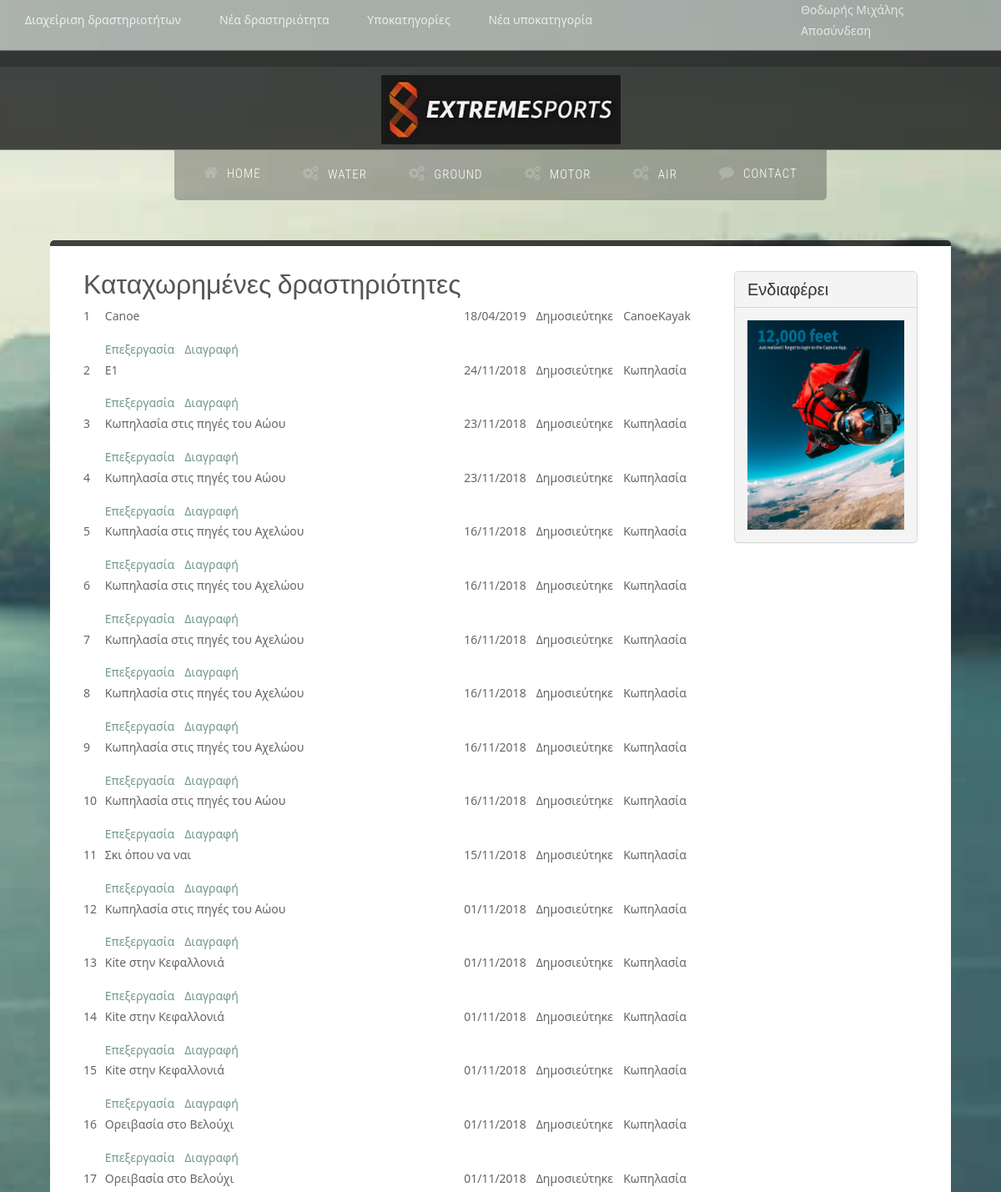
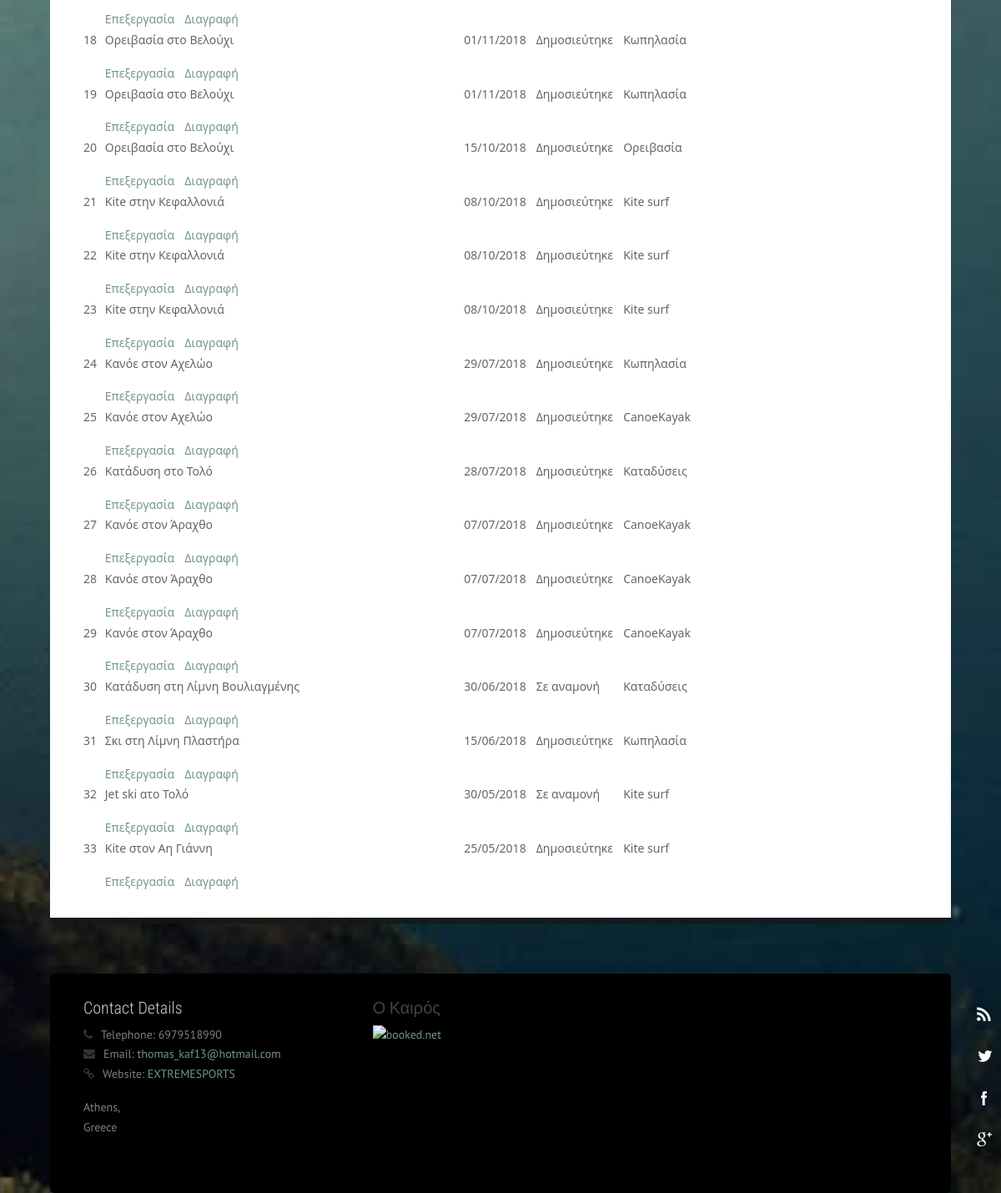
The page /eventlist.php (signed in) on the database its author committed (2 pictures, top to bottom).
### tables this page shows
CREATE TABLE `categories` (
  `cat_id` int(11) NOT NULL,
  `cat_name` varchar(25) NOT NULL,
  `cat_sorter` varchar(3) DEFAULT NULL
);

CREATE TABLE `events` (
  `ev_id` int(11) NOT NULL,
  `ev_name` varchar(800) NOT NULL,
  `ev_description` varchar(3000) NOT NULL,
  `ev_startdate` date NOT NULL,
  `ev_enddate` date NOT NULL,
  `ev_place` varchar(60) NOT NULL,
  `ev_published` tinyint(2) NOT NULL,
  `ev_lat` decimal(25,22) NOT NULL,
  `ev_lon` decimal(25,22) NOT NULL,
  `ev_cost` decimal(5,3) DEFAULT NULL,
  `ev_sorter` varchar(3) NOT NULL,
  `ev_subcat` int(2) DEFAULT NULL
);

CREATE TABLE `ads` (
  `ad_id` int(11) NOT NULL,
  `ad_caption` varchar(255) DEFAULT NULL,
  `ad_image` varchar(45) DEFAULT NULL,
  `ad_featured` tinyint(4) DEFAULT '0'
);

### eventlist.php (the view, shortened to what this page needs)
<?php
	include 'includes/functions.php';
?>
<!DOCTYPE html>
<html lang="en">
    <head>
        <link rel="stylesheet" href="assets/css/bootstrap.css" rel="stylesheet">
        <link rel="stylesheet" href="assets/css/animate.css" rel="stylesheet">
        <link rel="stylesheet" href="assets/css/font-awesome.css" rel="stylesheet">
        <link rel="stylesheet" href="assets/css/nexus.css" rel="stylesheet">
        <link rel="stylesheet" href="assets/css/responsive.css" rel="stylesheet">
        <link rel="stylesheet" href="assets/css/custom.css" rel="stylesheet">
    </head>
    <body>
        <div id="body-bg">
			<?php
				require_once ('loggedinfo.php');
			?>
            <ul class="social-icons pull-right hidden-xs">
                <li class="social-rss">
                    <a href="#" target="_blank" title="RSS"></a>
                </li>
                <li class="social-twitter">
                    <a href="https://twitter.com/?lang=en" target="_blank" title="Twitter"></a>
                </li>
                <li class="social-facebook">
                    <a href="https://www.facebook.com/" target="_blank" title="Facebook"></a>
                </li>
                <li class="social-googleplus">
                    <a href="#" target="_blank" title="GooglePlus"></a>
                </li>
            </ul>
            <div id="pre-header" class="container" style="height: 60px">
            </div>
            <div id="header">
                <div class="container">
                    <div class="row">
                        <div class="logo">
                            <a href="index.php" title="">
                                <img src="assets/img/Extreme-Sports.jpg" alt="Logo" />
                            </a>
                        </div>
                    </div>
                </div>
            </div>
            <div id="hornav" class="container no-padding">
                <div class="row">
                    <div class="col-md-12 no-padding">
                        <div class="text-center visible-lg">
                            <ul id="hornavmenu" class="nav navbar-nav">
                                <li>
                                    <a href="index.php" class="fa-home">Home</a>
                                </li>
								<?php
									require_once ('headmenu.php');
								?>
                                <li>
                                    <a href="contact.php" class="fa-comment">Contact</a>
                                </li>
                            </ul>
                        </div>
                    </div>
                </div>
            </div>
            <div id="post_header" class="container" style="height: 40px">
            </div>
            <div id="content-top-border" class="container">
            </div>
            <div id="content">
                <div class="container background-white">
                    <div class="row margin-vert-30">
                        <div class="col-md-9">
                            <div class="headline">
                                <h2>Καταχωρημένες δραστηριότητες</h2>
                            </div>
							<?php
								$conn = Connect();
								$strSQL = " select 		events.ev_id, events.ev_name, events.ev_startdate,
														events.ev_published, pub_status.ps_name, sub_categories.scat_name
											from 		events
														inner join sub_categories on events.ev_subcat = sub_categories.scat_id
														inner join pub_status on events.ev_published = pub_status.ps_id
											order by 	events.ev_startdate desc";
								$result = mysqli_query($conn, $strSQL);
								if ($result)
								{
									echo "<table id=\"InfoTable\">";
									while ($row = mysqli_fetch_array($result,MYSQLI_ASSOC))
									{
										echo "<tr>";
										$ev_id = $row['ev_id'];
										echo "    <td id=\"DataArea\" style=\"width: 3%;\">";
										echo "    </td>";
										echo "    <td id=\"DataArea\" style=\"width: 50%; vertical-align: bottom;\">";
										echo "<a href=\"editevent.php?id=$ev_id\" class=\"CommandText\">Επεξεργασία</a>";
										echo "<a href=\"deleteevent.php?id=$ev_id\" class=\"CommandText\">Διαγραφή</a>";
										echo "    </td>";
										echo "    <td id=\"DataArea\" style=\"width: 10%;\">";
										echo "    </td>";
										echo "    <td id=\"DataArea\" style=\"width: 10%;\">";
										echo "    </td>";
										echo "    <td id=\"DataArea\" style=\"width: 10%\">";
										echo "    </td>";
										echo "</tr>";
									}
									echo "</table>";
								}
							?>
                        </div>
                        <div class="col-md-3">
                            <div class="panel panel-default">
                                <div class="panel-heading">
                                    <h3 class="panel-title">Ενδιαφέρει</h3>
                                </div>
                                <div class="panel-body">
								<?php
									require_once ('ads.php');
								?>
                                </div>
                            </div>
                        </div>
                    </div>
                </div>
            </div>
			<?php
				include 'xtremefooter.php';
			?>
    </body>
</html>

### headmenu.php (shortened to what this page needs)
<?php
	$conn = Connect();
	$strSQL = " SELECT cat_id, cat_name
				FROM categories
				ORDER BY cat_sorter";
	$result = mysqli_query($conn, $strSQL);
	if ($result)
	{
		while ($row = mysqli_fetch_array($result,MYSQLI_ASSOC))
		{
			$Cat_Name = $row['cat_name'];
			echo "<li>";
			echo "<span class=\"fa-gears\">$Cat_Name</span>";
			echo "</li>";
		}
	}
?>

### Includes/functions.php (shortened to what this page needs)
<?php
function echoX ($strOut, $strCondition)
{
	if (strlen($strCondition)>0)
		echo $strOut;
}
?>

### ads.php (shortened to what this page needs)
<?php
	$conn = Connect();
	$strSQL = " SELECT ad_id, ad_caption, ad_image
				FROM ads
				WHERE ad_featured=1";
	$result = mysqli_query($conn, $strSQL);
	if ($result)
	{
		while ($row = mysqli_fetch_array($result,MYSQLI_ASSOC))
		{
			echo "<img src=\"images/".$row['ad_image']."\" />";
		}
	}
?>

### assets/css/custom.css (style rules this page uses)
#DataArea { vertical-align: top; }
.DataCaption { font-family: "Segoe UI"; }
.CommandText { font-family: "Segoe UI"; size: 1em; margin-right: 12px; margin-top: 0; margin-bottom: 14px; }

### rows shown on the page
categories: cat_name "WATER"
categories: cat_name "GROUND"
categories: cat_name "MOTOR"
categories: cat_name "AIR"
events: strOut "1 Canoe 18/04/2019 Δημοσιεύτηκε CanoeKayak"
events: strOut "2 E1 24/11/2018 Δημοσιεύτηκε Κωπηλασία"
events: strOut "3 Κωπηλασία στις πηγές του Αώου 23/11/2018 Δημοσιεύτηκε Κωπηλασία"
events: strOut "4 Κωπηλασία στις πηγές του Αώου 23/11/2018 Δημοσιεύτηκε Κωπηλασία"
events: strOut "5 Κωπηλασία στις πηγές του Αχελώου 16/11/2018 Δημοσιεύτηκε Κωπηλασία"
events: strOut "6 Κωπηλασία στις πηγές του Αχελώου 16/11/2018 Δημοσιεύτηκε Κωπηλασία"
events: strOut "7 Κωπηλασία στις πηγές του Αχελώου 16/11/2018 Δημοσιεύτηκε Κωπηλασία"
events: strOut "8 Κωπηλασία στις πηγές του Αχελώου 16/11/2018 Δημοσιεύτηκε Κωπηλασία"
events: strOut "9 Κωπηλασία στις πηγές του Αχελώου 16/11/2018 Δημοσιεύτηκε Κωπηλασία"
events: strOut "10 Κωπηλασία στις πηγές του Αώου 16/11/2018 Δημοσιεύτηκε Κωπηλασία"
events: strOut "11 Σκι όπου να ναι 15/11/2018 Δημοσιεύτηκε Κωπηλασία"
events: strOut "12 Κωπηλασία στις πηγές του Αώου 01/11/2018 Δημοσιεύτηκε Κωπηλασία"
events: strOut "13 Kite στην Κεφαλλονιά 01/11/2018 Δημοσιεύτηκε Κωπηλασία"
events: strOut "14 Kite στην Κεφαλλονιά 01/11/2018 Δημοσιεύτηκε Κωπηλασία"
events: strOut "15 Kite στην Κεφαλλονιά 01/11/2018 Δημοσιεύτηκε Κωπηλασία"
events: strOut "16 Ορειβασία στο Βελούχι 01/11/2018 Δημοσιεύτηκε Κωπηλασία"
events: strOut "17 Ορειβασία στο Βελούχι 01/11/2018 Δημοσιεύτηκε Κωπηλασία"
events: strOut "18 Ορειβασία στο Βελούχι 01/11/2018 Δημοσιεύτηκε Κωπηλασία"
events: strOut "19 Ορειβασία στο Βελούχι 01/11/2018 Δημοσιεύτηκε Κωπηλασία"
events: strOut "20 Ορειβασία στο Βελούχι 15/10/2018 Δημοσιεύτηκε Ορειβασία"
events: strOut "21 Kite στην Κεφαλλονιά 08/10/2018 Δημοσιεύτηκε Kite surf"
events: strOut "22 Kite στην Κεφαλλονιά 08/10/2018 Δημοσιεύτηκε Kite surf"
events: strOut "23 Kite στην Κεφαλλονιά 08/10/2018 Δημοσιεύτηκε Kite surf"
events: strOut "24 Κανόε στον Αχελώο 29/07/2018 Δημοσιεύτηκε Κωπηλασία"
events: strOut "25 Κανόε στον Αχελώο 29/07/2018 Δημοσιεύτηκε CanoeKayak"
events: strOut "26 Κατάδυση στο Τολό 28/07/2018 Δημοσιεύτηκε Καταδύσεις"
events: strOut "27 Κανόε στον Άραχθο 07/07/2018 Δημοσιεύτηκε CanoeKayak"
events: strOut "28 Κανόε στον Άραχθο 07/07/2018 Δημοσιεύτηκε CanoeKayak"
events: strOut "29 Κανόε στον Άραχθο 07/07/2018 Δημοσιεύτηκε CanoeKayak"
events: strOut "30 Κατάδυση στη Λίμνη Βουλιαγμένης 30/06/2018 Σε αναμονή Καταδύσεις"
events: strOut "31 Σκι στη Λίμνη Πλαστήρα 15/06/2018 Δημοσιεύτηκε Κωπηλασία"
events: strOut "32 Jet ski ατο Τολό 30/05/2018 Σε αναμονή Kite surf"
events: strOut "33 Kite στον Αη Γιάννη 25/05/2018 Δημοσιεύτηκε Kite surf"
ads: ad_image (picture)

### other values the page prints
GetLoggedUserData() "Θοδωρής Μιχάλης"
